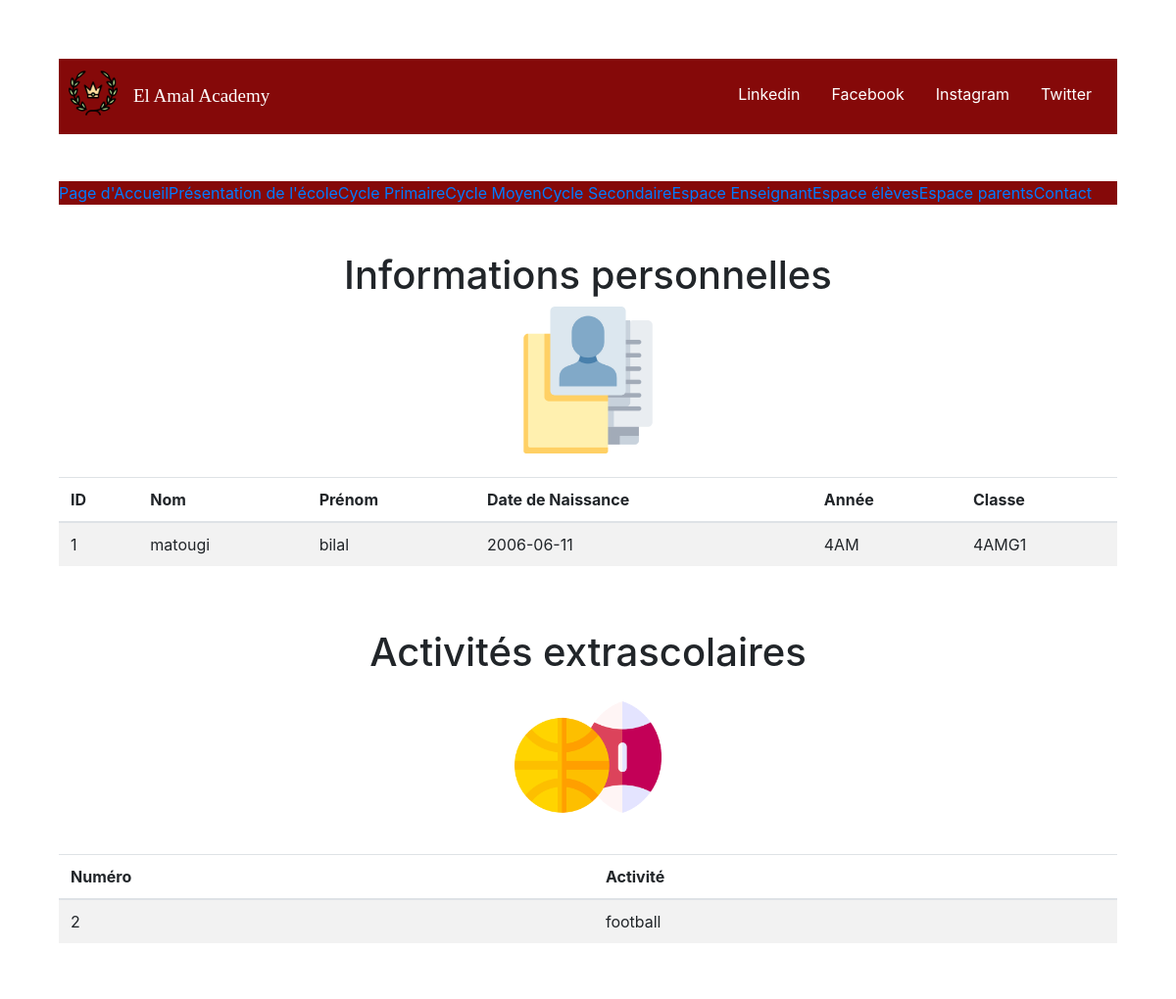
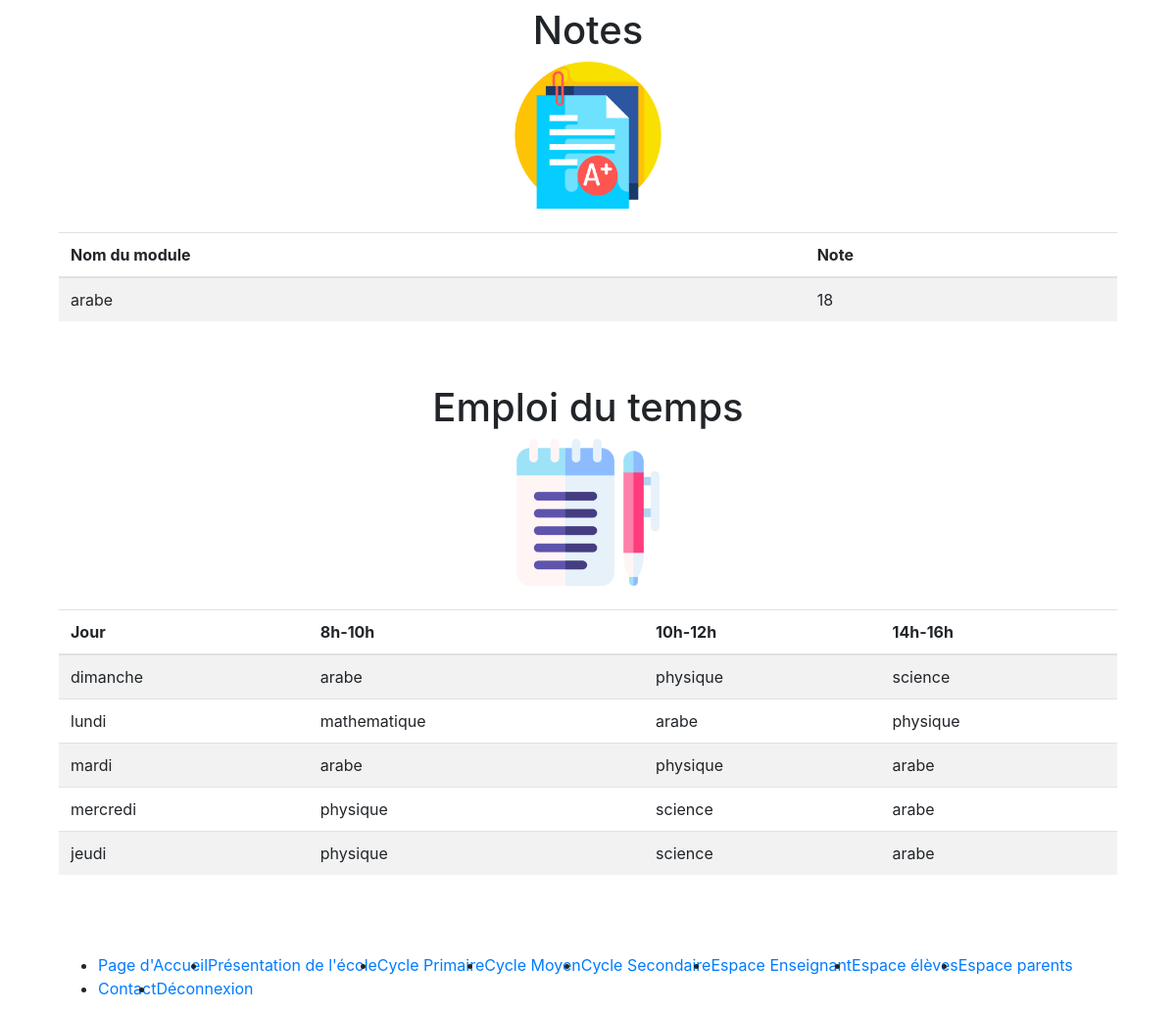
The page /controllers/ControllerInfoEleve.php (signed in) on the database its author committed (2 pictures, top to bottom).
### tables this page shows
CREATE TABLE IF NOT EXISTS `eleve` (
  `id` int(11) NOT NULL AUTO_INCREMENT,
  `nom` varchar(255) NOT NULL,
  `prenom` varchar(255) NOT NULL,
  `dateNaissance` date DEFAULT NULL,
  `teleph1` int(11) NOT NULL,
  `teleph2` int(11) DEFAULT NULL,
  `teleph3` int(11) DEFAULT NULL,
  `annee` varchar(255) NOT NULL,
  `adresse` varchar(255) NOT NULL,
  `idClasse` int(11) DEFAULT NULL,
  `idType` int(11) DEFAULT NULL,
  `idUser` int(11) DEFAULT NULL,
  `idParent` int(11) DEFAULT NULL,
  PRIMARY KEY (`id`),
  KEY `idClasse` (`idClasse`),
  KEY `idType` (`idType`),
  KEY `idUser` (`idUser`),
  KEY `idParent` (`idParent`)
);

CREATE TABLE IF NOT EXISTS `classe` (
  `id` int(11) NOT NULL AUTO_INCREMENT,
  `nomc` varchar(255) NOT NULL,
  `type` int(11) NOT NULL,
  PRIMARY KEY (`id`),
  KEY `type` (`type`)
);

CREATE TABLE IF NOT EXISTS `activite` (
  `id` int(11) NOT NULL AUTO_INCREMENT,
  `nom` varchar(255) NOT NULL,
  `idEleve` int(11) DEFAULT NULL,
  PRIMARY KEY (`id`),
  KEY `idEleve` (`idEleve`)
);

CREATE TABLE IF NOT EXISTS `note` (
  `id` int(11) NOT NULL AUTO_INCREMENT,
  `idModule` int(11) NOT NULL,
  `valeur` float NOT NULL,
  `idEns` int(11) NOT NULL,
  `idEleve` int(11) NOT NULL,
  `remarque` varchar(255) NOT NULL,
  PRIMARY KEY (`id`),
  KEY `idEleve` (`idEleve`),
  KEY `idEns` (`idEns`),
  KEY `idModule` (`idModule`)
);

CREATE TABLE IF NOT EXISTS `module` (
  `id` int(11) NOT NULL AUTO_INCREMENT,
  `nom` varchar(255) NOT NULL,
  `idEns` int(11) DEFAULT NULL,
  PRIMARY KEY (`id`),
  KEY `idEns` (`idEns`)
);

CREATE TABLE IF NOT EXISTS `edt` (
  `id` int(11) NOT NULL AUTO_INCREMENT,
  `jour` varchar(255) NOT NULL,
  `heure1` int(11) NOT NULL,
  `heure2` int(11) NOT NULL,
  `heure3` int(11) NOT NULL,
  `idClasse` int(11) NOT NULL,
  PRIMARY KEY (`id`),
  KEY `heure1` (`heure1`),
  KEY `heure2` (`heure2`),
  KEY `heure3` (`heure3`),
  KEY `idClasse` (`idClasse`)
);

### controllers/ControllerInfoEleve.php (called while the page is built)
<?php
$relativePath = $_SERVER['DOCUMENT_ROOT'];
require_once($relativePath.'/Latreche_Mohamed_Cherif_Zouaoui_SIL1/models/infoEleveModel.php');
require_once($relativePath.'/Latreche_Mohamed_Cherif_Zouaoui_SIL1/views/infoEleveView.php');
class ControllerInfoEleve {
    public function getInfo() {
        $infoModel = new infoEleveModel();
        $rslt = $infoModel->getInfo();
        return $rslt;
    }
    public function getExtraScolaire() {
        $infoModel = new infoEleveModel();
        $rslt = $infoModel->getExtraScolaire();
        return $rslt;
    }
    public function getNote() {
        $infoModel = new infoEleveModel();
        $rslt = $infoModel->getNote();
        return $rslt;
    }
    public function getEDT() {
        $infoModel = new infoEleveModel();
        $rslt = $infoModel->getEDT();
        return $rslt;
    }
    public function getNom($heure) {
        $infoModel = new infoEleveModel();
        $rslt = $infoModel->getNom($heure);
        return $rslt;
    }
    public function getJour() {
        $idC = $this->getEDT();
        $infoModel = new infoEleveModel();
        $rslt = $infoModel->getJour($idC);
        return $rslt;
    }
    public function afficher() {
        $rView = new infoEleveView();
        $rView->afficherPage();
    }
}
$controller = new ControllerInfoEleve();
$controller->afficher();

### models/infoEleveModel.php (called while the page is built)
<?php
$relativePath = $_SERVER['DOCUMENT_ROOT'];
require_once($relativePath.'/Latreche_Mohamed_Cherif_Zouaoui_SIL1/controllers/ControllerInfoEleve.php');
class infoEleveModel {
    private $db="mysql:dbname=tdw;hostname=127.0.0.1;";
    private $busername = "root";
    private $bpassword = "";
    private function connexion($db,$busername,$bpassword) {
                try {
                    $conn = new PDO($db, $busername, $bpassword);
                    $conn->exec("SET CHARACTER SET utf8");
                }
                catch(PDOException $e)
                {
                    echo "Connection failed: " . $e->getMessage();
                    exit();
                }
                return $conn;
    }
    public function getInfo() {
        $conn=$this->connexion($this->db,$this->busername,$this->bpassword);
        $sql = "SELECT  E.id,nom,prenom,dateNaissance,annee,nomc FROM eleve E JOIN classe C ON
        E.idClasse=C.id WHERE E.id=?";
        $query = $conn->prepare($sql);
        $query->execute(array($_SESSION['ideleve']));
        return $query;
    }
    public function getExtraScolaire() {
        $conn=$this->connexion($this->db,$this->busername,$this->bpassword);
        $sql = "SELECT  A.id, A.nom FROM eleve E JOIN activite A ON
        E.id=A.idEleve WHERE E.id=?";
        $query = $conn->prepare($sql);
        $query->execute(array($_SESSION['ideleve']));
        return $query;
    }
    public function getNote() {
        $conn=$this->connexion($this->db,$this->busername,$this->bpassword);
        $sql = "SELECT  M.nom, N.valeur FROM eleve E JOIN note N ON
        E.id=N.idEleve JOIN module M ON M.id=N.idModule WHERE E.id=?";
        $query = $conn->prepare($sql);
        $query->execute(array($_SESSION['ideleve']));
        return $query;
    }
    public function getEDT() {
        $conn=$this->connexion($this->db,$this->busername,$this->bpassword);
        $stmt = $conn->prepare("SELECT idClasse FROM eleve WHERE id=?");
        $stmt->execute([$_SESSION['ideleve']]);
        $c = $stmt->fetch();
        return $c["idClasse"];
    }
    public function getJour($idC) {
        $conn=$this->connexion($this->db,$this->busername,$this->bpassword);
        $sql = "SELECT jour, heure1, heure2, heure3 FROM edt WHERE idClasse=?";
        $query = $conn->prepare($sql);
        $query->execute(array($idC));
        return $query;
    }
    public function getNom($heure) {
        $conn=$this->connexion($this->db,$this->busername,$this->bpassword);
        $stmt = $conn->prepare("SELECT nom FROM module WHERE id=?");
        $stmt->execute([$heure]);
        $c = $stmt->fetch();
        return $c["nom"];
    }
}

### views/infoEleveView.php (the view, shortened to what this page needs)
<?php
$relativePath = $_SERVER['DOCUMENT_ROOT'];
require_once($relativePath.'/Latreche_Mohamed_Cherif_Zouaoui_SIL1/controllers/ControllerInfoEleve.php');
class infoEleveView {
    public function head() {
        ?>
        <head>
            <link rel="stylesheet" href="../css/infoEleve.css">
            <link rel="stylesheet" href="https://maxcdn.bootstrapcdn.com/bootstrap/4.5.2/css/bootstrap.min.css">
        </head>
        <?php
    }
    public function navBar() {
        ?>
        <ul class="topnav">
            <li class="left"><img src="../images/logos/laurel.png"></li>
            <li class="middle"><a href="#home">El Amal Academy</a></li>
            <li class="right"><a href="#twitter">Twitter</a></li>
            <li class="right"><a href="#instagram">Instagram</a></li>
            <li class="right"><a href="#facebook">Facebook</a></li>
            <li class="right"><a href="#linkedin">Linkedin</a></li>
        </ul>
        <br><br>
        <?php
    }
    public function menu() {
        ?>
        <div class="menuHorizontal">
            <ul>
                <li><a class="horizontal" href="../index.php">Page d'Accueil</a></li>
                <li><a  class="optional" href="../controllers/ControllerPresentation.php">Présentation de l'école</a></li>
                <li><a class="optional" href="../controllers/ControllerCyclePrimaire.php">Cycle Primaire</a></li>
                <li><a class="optional" href="../controllers/ControllerCycleMoyen.php">Cycle Moyen</a></li>
                <li><a class="optional" href="../controllers/ControllerCycleSec.php">Cycle Secondaire</a></li>
                <li><a class="optional" href="../controllers/ControllerEspaceEns.php">Espace Enseignant</a></li>
                <li><a href="../controllers/espaceEleveController.php">Espace élèves</a></li>
                <li><a href="../controllers/ControllerEspaceParent.php">Espace parents</a></li>
                <li><a  class="optional" href="controllers/contactController.php">Contact</a></li>
            </ul>
        </div>
    <br><br>
        <?php
    }
    public function personalInfo() {
        ?>
        <h1><center> Informations personnelles </center></h1>
        <center><img src="../images/info/personal.png" style ="width: 150px; height: 150px;"> </center>
        <br>
        <table class="table table-striped">
            <thead>
                <tr>
                    <th scope="col">ID</th>
                    <th scope="col">Nom</th>
                    <th scope="col">Prénom</th>
                    <th scope="col">Date de Naissance</th>
                    <th scope="col">Année</th>
                    <th scope="col">Classe</th>
                </tr>
            </thead>
            <tbody>
        <?php
            $controller = new ControllerInfoEleve();
            $query = $controller->getInfo();
            while($row=$query->fetch()) {
                echo
                "<tr>" .
                "<td>" . $row["id"] . "</td>" .
                "<td>" . $row["nom"] . "</td>" .
                "<td>" . $row["prenom"] . "</td>" .
                "<td>" . $row["dateNaissance"] . "</td>" .
                "<td>" . $row["annee"] . "</td>" .
                "<td>" . $row["nomc"] . "</td>" .
                "</tr>";
        }
        echo "</tbody>";
        ?>
        </table>
        <br><br>
    <?php
    }
    public function activities() {
        ?>
        <h1><center> Activités extrascolaires </center></h1>
        <center><img src="../images/info/sport.png" style ="width: 150px; height: 150px;"> </center>
        <br>
        <table class="table table-striped">
            <thead>
                <tr>
                    <th scope="col">Numéro</th>
                    <th scope="col">Activité</th>
                </tr>
            </thead>
            <tbody>
        <?php
            $controller = new ControllerInfoEleve();
            $query = $controller->getExtraScolaire();
        while($row=$query->fetch()) {
            echo
            "<tr>" .
            "<td>" . $row["id"] . "</td>" .
            "<td>" . $row["nom"] . "</td>" .
            "</tr>";
        }
        echo "</tbody>";
        ?>
    </table>
<br><br>
<?php
    }
    public function note() {
        ?>
        <h1><center> Notes </center></h1>
        <center><img src="../images/info/grades.png" style ="width: 150px; height: 150px;"> </center>
        <br>
        <table class="table table-striped">
            <thead>
                <tr>
                    <th scope="col">Nom du module</th>
                    <th scope="col">Note</th>
                </tr>
            </thead>
            <tbody>
        <?php
            $controller = new ControllerInfoEleve();
            $query = $controller->getNote();
            while($row=$query->fetch()) {
                echo
                "<tr>" .
                "<td>" . $row["nom"] . "</td>" .
                "<td>" . $row["valeur"] . "</td>" .
                "</tr>";
            }
        echo "</tbody>";
        ?>
    </table>
<br><br>
<?php
    }
    public function edt() {
        ?>
        <h1><center> Emploi du temps</center></h1>
        <center><img src="../images/info/edt.png" style ="width: 150px; height: 150px;"> </center>
        <br>
        <table class="table table-striped">
            <thead>
                <tr>
                    <th scope="col">Jour</th>
                    <th scope="col">8h-10h</th>
                    <th scope="col">10h-12h</th>
                    <th scope="col">14h-16h</th>
                </tr>
            </thead>
            <tbody>
        <?php
            $controller = new ControllerInfoEleve();
            $query = $controller->getJour();
            while($row=$query->fetch()) {
                $heure1 = $controller->getNom($row["heure1"]);
                $heure2 = $controller->getNom($row["heure2"]);
                $heure3 = $controller->getNom($row["heure3"]);
                echo
                "<tr>" .
                "<td>" . $row["jour"] . "</td>" .
                "<td>" . $heure1 . "</td>" .
                "<td>" . $heure2 . "</td>" .
                "<td>" . $heure3 . "</td>" .
                "</tr>";
            }
            echo "</tbody>";
    ?>
</table>
<br><br>
<?php
    }
    public function footer() {
        ?>
        <footer class=footer">
            <ul>
                <li><a href="../index.php">Page d'Accueil</a></li>
                <li><a href="../controllers/ControllerPresentation.php">Présentation de l'école</a></li>
                <li><a class="optional" href="../controllers/ControllerCyclePrimaire.php">Cycle Primaire</a></li>
                <li><a class="optional" href="../controllers/ControllerCycleMoyen.php">Cycle Moyen</a></li>
                <li><a class="optional" href="../controllers/ControllerCycleSec.php">Cycle Secondaire</a></li>
                <li><a class="optional" href="../controllers/ControllerEspaceEns.php">Espace Enseignant</a></li>
                <li><a href="../controllers/espaceEleveController.php">Espace élèves</a></li>
                <li><a href="../controllers/ControllerEspaceParent.php">Espace parents</a></li>
                <li><a href="../controllers/contactController.php">Contact</a></li>
                <li><a href="../logout.php">Déconnexion</a></li>
            </ul>
        </footer>
        <?php
    }
    public function Body() {
        ?>
        <body>
        <?php
        $this->navBar();
        $this->menu();
        $this->personalInfo();
        $this->activities();
        $this->note();
        $this->edt();
        $this->footer();
        echo '</body>';
    }
    public function afficherPage() {
        echo '<html>';
        $this->head();
        $this->Body();
        echo '</html>';
    }
}

### css/infoEleve.css (style rules this page uses)
ul.topnav { list-style-type: none; margin: 0; padding: 10px; overflow: hidden; background-color: #850909; }
ul.topnav li { float: left; }
ul.topnav li a { display: block; color: white; text-align: center; padding: 14px 16px; text-decoration: none; }
ul.topnav li.right { float: right; }
ul.topnav li.middle { text-align: right; font-size: 19px; font-family: 'Times New Roman', Times, serif; }
.topnav img { width: 50px; height: 50px; float: left; }
body { margin: 5%; padding: 5%; }
div > ul { list-style-type: none; margin: 0; padding: 0; overflow: hidden; background-color: #850909; }
ul > li { float: left; }

### rows shown on the page
eleve: id "1", nom "matougi", prenom "bilal", dateNaissance "2006-06-11", annee "4AM", idClasse.nomc "4AMG1"
activite: id "2", nom "football"
note: idModule.nom "arabe", valeur "18"
edt: jour "dimanche", heure1.nom "arabe", heure2.nom "physique", heure3.nom "science"
edt: jour "lundi", heure1.nom "mathematique", heure2.nom "arabe", heure3.nom "physique"
edt: jour "mardi", heure1.nom "arabe", heure2.nom "physique", heure3.nom "arabe"
edt: jour "mercredi", heure1.nom "physique", heure2.nom "science", heure3.nom "arabe"
edt: jour "jeudi", heure1.nom "physique", heure2.nom "science", heure3.nom "arabe"
